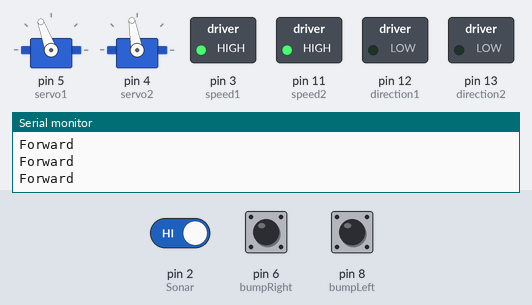
Recording of a sketch running on a simulated Arduino Uno, built with avr-gcc and run on an emulated ATmega328P. Parts: 2 × servo, switched loads named in the sketch (green lamp = pin HIGH), the last lines printed to the serial monitor. Inputs (shaded band) come from the test bench; at power-on: pin 2 (Sonar) HIGH, pin 8 (bumpLeft) LOW, pin 6 (bumpRight) LOW.

Above: at 1.2 s.
1.3 s: pin 2 (Sonar) driven LOW
At 3.1 s:
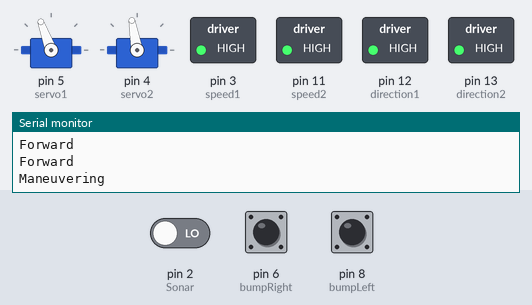
4.3 s: pin 8 (bumpLeft) pulled HIGH for 0.15 s
At 7.2 s:
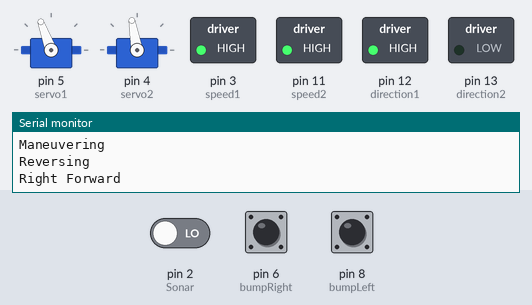
7.4 s: pin 6 (bumpRight) pulled HIGH for 0.15 s
At 8.9 s:
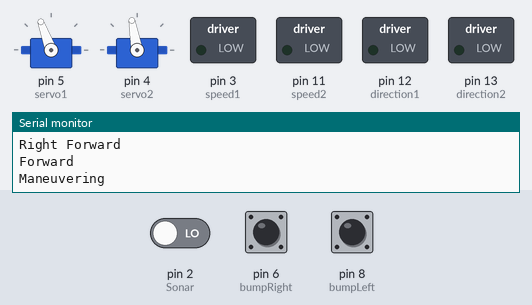
10.5 s: pin 6 (bumpRight) pulled HIGH for 3.2 s
15.3 s: pin 8 (bumpLeft) pulled HIGH for 1 s
18.8 s: pin 6 (bumpRight) pulled HIGH for 1 s
At 24.7 s:
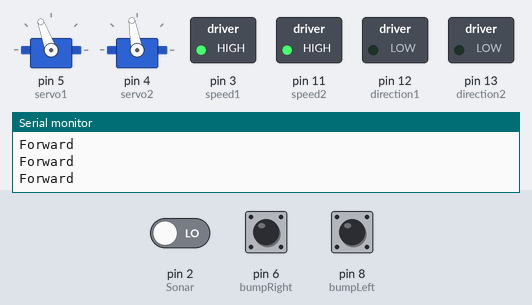
Timing chart, 0 to 25.8 s (numbered marks = the images above; inputs shaded):
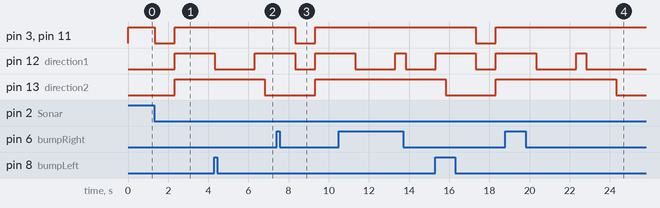

The sketch:

Rover_One_Control_Sketch.ino
```cpp
// # Editor    : Steven Griset
// # Data      : 09.04.2016
// # Sonar System
// # URM37 V3.2 Ultrasonic Sensor from dfRobot
// # Product SKU:SEN0001
// # Version :  0.2
// # Motor Driver Shield
// # Ardumoto from Sparkfun
// # Product SKU:RTL-09896
// # Description:
// # Robotic sound sensor control for autonomous system
// # Robot travels forward until it encounters a obsatcle within 10cm
// # Interrupt subroutine is triggered and robot stops, reverses and turns left
// # In this example will use the ISR function using a single pin Interrupt example
// # Robot also uses whisker triggers to dectect objects that make it pass the sonar system
// # Whisker Trigger system D8 left bumper and D6 is the right bumper
// # Interrupt subroutine is triggered when switch is closed cart will take appropriate maneuver
// # Sonar Connection:
// # Connection:
// #       Pin 1 VCC (URM V3.2) -> VCC (Arduino)
// #       Pin 2 GND (URM V3.2) -> GND (Arduino)
// #       Pin 6 COMP/TRIG (URM V3.2) -> Pin 2 (Arduino)
// # Whisker Triggers Connection:
//#        Left Bumper ->  Pin 8 (Arduino)
// #       Right Bumper -> Pin 6 (Arduino)
// # Working Mode: Autonomous trigger mode
// # If it is your first time to use sonar module,please make sure the two jumpers to the right hand
// # side of the device are set to TTL mode. You'll also find a secondary jumper on
// # the left hand side, you must break this connection or you may damage your device.
// # This code has println code it for testing purposes

#include <Servo.h>
Servo servo1;    //Create a servo object
Servo servo2;    //Create a second servo object
boolean motion = false;   //maneuver variable
const int bumpLeft = 8;  // Left bumper digital pin 8
const int bumpRight = 6; // Right bumper digital pin 6
const int Sonar =2;      //Sonar digital pin 2
boolean bLeft = false;   // boolean variable to hold left bumper switch state
boolean bRight = false;  // boolean varibale to hold right bumper switch state
int speed1= 3;   //left motor
int speed2 = 11;  //right motor
int direction1 = 12;  //left motor direction
int direction2 = 13;  //right motor direction

void stopMotor(){
  // turn both motors off
  analogWrite(speed1, 0);
  analogWrite(speed2, 0);
}


void forwardMotor(){
  //Both motors forward at full duty cycle
  digitalWrite(direction1, LOW);
  digitalWrite(direction2, LOW);
  analogWrite(speed1, 255);
  analogWrite(speed2, 255);
}

void reverseMotor(){
  //Both motors forward at full duty cycle
  digitalWrite(direction1, HIGH);
  digitalWrite(direction2, HIGH);
  analogWrite(speed1, 255);
  analogWrite(speed2, 255);
}

void leftfwdMotor(){
  //Both motors left turn forward at full duty cycle
  digitalWrite(direction1, LOW);
  digitalWrite(direction2, HIGH);
  analogWrite(speed1, 255);
  analogWrite(speed2, 255);
}

void rightfwdMotor(){
  //Both motors right turn forward at full duty cycle
  digitalWrite(direction1, HIGH);
  digitalWrite(direction2, LOW);
  analogWrite(speed1, 255);
  analogWrite(speed2, 255);
}

void maneuver(){    //manuever around obstacle with the following motion stop, reverse, trun left
  stopMotor();
  delay (1000);
  reverseMotor();
  delay(2000);
  leftfwdMotor();
  delay(2000);
  return;
}


void setup() {
  servo1.attach(5);    //Attaches the servo on pin 5 to the servo1 object
  servo2.attach(4);    //Attaches the servo on pin 4 to the servo2 object
  bitSet(PCICR,PCIE2);  // enable pin change interrupt bank 2
  bitSet(PCMSK2, PCINT18);  //enable pin change interrupt on PCINT18/D2
  pinMode(bumpLeft, INPUT);
  pinMode(bumpRight, INPUT);
  bitSet(PCMSK2, PCINT22);  //enable pin change interrupt on PCINT22/D6
  bitSet(PCICR,PCIE0);  // enable pin change interrupt bank 0
  bitSet(PCMSK0, PCINT0);  //enable pin change interrupt on PCINT0/D8
  pinMode(speed1,OUTPUT);
  pinMode(speed2,OUTPUT);
  pinMode(direction1,OUTPUT);
  pinMode(direction2,OUTPUT);
  servo1.write(110);    // Put servo1 at home position
  servo2.write(100);    // Put servo2 at home position
  Serial.begin(9600);
  Serial.flush();
}

void loop() {
  if(motion == true){  // Sonar maneuver to avoid obstacle
  Serial.println("Maneuvering");
    maneuver();
    motion = false;
  }


  if(bRight == true){    //Right bumper hit routine
    Serial.println("Reversing");
    reverseMotor();
    delay(500);
    Serial.println("Left Forward");
    leftfwdMotor();
    delay (1500);
    bRight= false;
      }

  if(bLeft == true){    //Right bumper hit routine
    Serial.println("Reversing");
    reverseMotor();
    delay(500);
    Serial.println("Right Forward");
    rightfwdMotor();
    delay (1500);
    bLeft = false;
      }
  Serial.println("Forward");
  forwardMotor();
}
// Pin change interrupt handlers for bank 2
ISR(PCINT2_vect){
  if(digitalRead(Sonar) == LOW){    //interrupt handler when obstacle within 10cm or less
    motion = true;
  }
  if(digitalRead(bumpRight) == HIGH){  // Pin change Interrupt for right bumper
    bRight = true;
  }
}

// Pin change interrupt handlers for bank 0
ISR(PCINT0_vect){
  if(digitalRead(bumpLeft) == HIGH){  //Pin change Interrupt for left bumper
    bLeft = true;
 }
}
```

Measured:
- after the input at 1.3 s, pin 3 (speed1), pin 11 (speed2): HIGH → LOW at once, → HIGH 1.0 s later; pin 12 (direction1), pin 13 (direction2): LOW → HIGH after 1.0 s
- after the input at 4.3 s, pin 13 (direction2): HIGH → LOW after 2.5 s instead of 2.0 s
- after the input at 7.4 s, pin 3 (speed1), pin 11 (speed2): HIGH → LOW after 0.92 s, → HIGH 1.0 s later; pin 13 (direction2): LOW → HIGH after 1.9 s
- after the input at 18.8 s, pin 13 (direction2): HIGH → LOW after 5.5 s instead of 3.5 s
